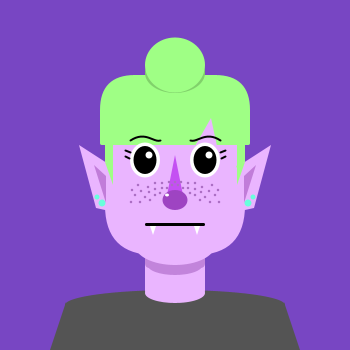
Frame 1 (no input)
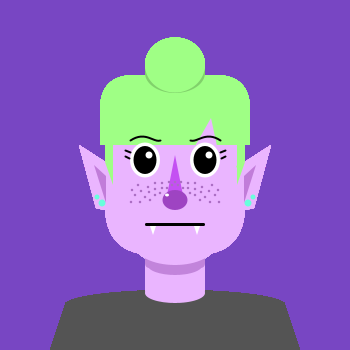
Frame 60 (the mouse pressed at the canvas centre just before this capture)
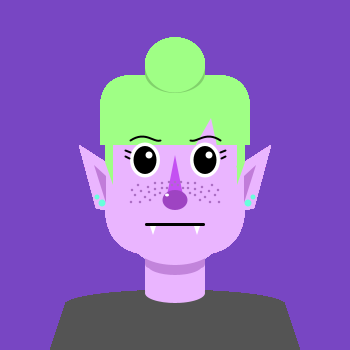
Frame 120 (the mouse held since frame 60 and released just before this capture)

The Processing sketch that drew these frames (run headless with seeded random() and noise(); from frame 60 on, the mouse is pressed at the canvas centre):

// Processing sketch: processing_139675
// ── processing_139675.pde


boolean clicked = false;
int browRightA;
int browRightB;
int browRightC;
int browRightD;
int browRightE;
int browLeftA;
int browLeftB;
int browLeftC;
int browLeftD;
int browLeftE;
int firstMouthAa;
int firstMouthAb;
int firstMouthAc;
int firstMouthBa;
int firstMouthBb;
int firstMouthBc;
int firstMouthBd;
int firstMouthBe;
int firstMouthCa;
int firstMouthCb;
int firstMouthCc;
int firstMouthDa;
int firstMouthDb;
int firstMouthDc;
int firstMouthDd;
int firstMouthDe;
int firstMouthDf;
int firstMouthEa;
int firstMouthEb;
int firstMouthEc;
int firstMouthEd;
int firstMouthEe;
int firstMouthEf;
int secondMouthAa;
int secondMouthAb;
int secondMouthAc;
int secondMouthBa;
int secondMouthBb;
int secondMouthBc;
int secondMouthBd;
int secondMouthBe;
int secondMouthBf;
int secondMouthCa;
int secondMouthCb;
int secondMouthCc;
int secondMouthCd;
int secondMouthCe;
int secondMouthCf;
int secondMouthDa;
int secondMouthDb;
int secondMouthDc;
int secondMouthDd;
int secondMouthDe;
int secondMouthDf;
int secondMouthDg;
int secondMouthDh;
int rightPupilA;
int rightPupilB;
int rightHL;
int leftPupilA;
int leftPupilB;
int leftHL;


void setup(){
  size(350,350);
  background(120,70,195);
  noStroke();
}

void keyPressed(){
    clicked = ! clicked;
}


void draw() {
  if (clicked == false) {
    browRightA = 5;
    browRightB = -50;
    browRightC = -35;
    browRightD = -35;
    browRightE = 25;
    browLeftA = -5;
    browLeftB = -50;
    browLeftC = -35;
    browLeftD = -35;
    browLeftE = 25;
    firstMouthAa = 0;
    firstMouthAb = 0;
    firstMouthAc = 0;
    firstMouthBa = -30;
    firstMouthBb = 48;
    firstMouthBc = 60;
    firstMouthBd = 3;
    firstMouthBe = 5;
    firstMouthCa = 255;
    firstMouthCb = 255;
    firstMouthCc = 255;
    firstMouthDa = -25;
    firstMouthDb = 51;
    firstMouthDc = -19;
    firstMouthDd = 51;
    firstMouthDe = -22;
    firstMouthDf = 60;
    firstMouthEa = 25;
    firstMouthEb = 51;
    firstMouthEc = 19;
    firstMouthEd = 51;
    firstMouthEe = 22;
    firstMouthEf = 60;
    secondMouthAa = 0;
    secondMouthAb = 0;
    secondMouthAc = 0;
    secondMouthBa = 0;
    secondMouthBb = 0;
    secondMouthBc = 0;
    secondMouthBd = 0;
    secondMouthBe = 0;
    secondMouthBf = 0;
    secondMouthCa = 0;
    secondMouthCb = 0;
    secondMouthCc = 0;
    secondMouthCd = 0;
    secondMouthCe = 0;
    secondMouthCf = 0;
    secondMouthDa = 0;
    secondMouthDb = 0;
    secondMouthDc = 0;
    secondMouthDd = 0;
    secondMouthDe = 0;
    secondMouthDf = 0;
    secondMouthDg = 0;
    secondMouthDh = 0;
    rightPupilA = 23;
    rightPupilB = 28;
    rightHL = 34;
    leftPupilA = 23;
    leftPupilB = 28;
    leftHL = -26;
  }
  
  if (clicked == true) {
    browRightA = 10;
    browRightB = -55;
    browRightC = -40;
    browRightD = -40;
    browRightE = 35;
    browLeftA = -5;
    browLeftB = -50;
    browLeftC = -30;
    browLeftD = -33;
    browLeftE = 25;
    firstMouthAa = 0;
    firstMouthAb = 0;
    firstMouthAc = 0;
    firstMouthBa = 0;
    firstMouthBb = 0;
    firstMouthBc = 0;
    firstMouthBd = 0;
    firstMouthBe = 0;
    firstMouthCa = 0;
    firstMouthCb = 0;
    firstMouthCc = 0;
    firstMouthDa = 0;
    firstMouthDb = 0;
    firstMouthDc = 0;
    firstMouthDd = 0;
    firstMouthDe = 0;
    firstMouthDf = 0;
    firstMouthEa = 0;
    firstMouthEb = 0;
    firstMouthEc = 0;
    firstMouthEd = 0;
    firstMouthEe = 0;
    firstMouthEf = 0;
    secondMouthAa = 255;
    secondMouthAb = 255;
    secondMouthAc = 255;
    secondMouthBa = -13;
    secondMouthBb = 55;
    secondMouthBc = -7;
    secondMouthBd = 55;
    secondMouthBe = -10;
    secondMouthBf = 64;
    secondMouthCa = 20;
    secondMouthCb = 51;
    secondMouthCc = 14;
    secondMouthCd = 51;
    secondMouthCe = 17;
    secondMouthCf = 64;
    secondMouthDa = 15;
    secondMouthDb = 2;
    secondMouthDc = -20;
    secondMouthDd = 50;
    secondMouthDe = 25;
    secondMouthDf = 47;
    secondMouthDg = 20;
    secondMouthDh = 2;
    rightPupilA = 18;
    rightPupilB = 22;
    rightHL = 32;
    leftPupilA = 18;
    leftPupilB = 22;
    leftHL = -28;
  }

  
//~~~HEAD~~~
translate(175,175);
noStroke();

//SHIRT
fill(84,84,84);
ellipse(0,130,220,30);
rect(-110,130, 220, 50, 5);
triangle(-105,175,-109,127,-125,175);
triangle(105,175,109,127,125,175);

//NECK
fill(234,181,255);
rect(-30,70, 60, 50,5);
ellipse(0,118,60,20);
fill(194,132,219);
rect(-30,70, 60, 23,5);

//ACTUAL HEAD


fill(234,181,255);
rect(-70,-50,140,130,5,5,50,50);

//SIDEBURNS
fill(159,255,133);
rect(62,-30,8,20);
rect(-70,-30,8,20);
triangle(62,-10,60,-5,70,-13);

//HAIR
fill(159,255,133);
rect(-75, -100, 150, 70, 100, 100, 2, 2);
fill(129,209,107);
ellipse(0,-102,60,40);
fill(159,255,133);
ellipse(0,-110,60,55);

//CHIN
fill(194,132,219);
ellipse(0,90,55,20);
fill(234,181,255);
ellipse(0,70, 80, 40);

//HAIR PART
fill(234,181,255);
triangle(20,-29,36,-57,42,-29);



//~~~EYES~~~

fill(255,255,255);
ellipse(30,-15,30,35);
ellipse(-30,-15,30,35);
fill(0,0,0);
ellipse(30,-15,rightPupilA,rightPupilB);
ellipse(-30,-15,leftPupilA,leftPupilB);
fill(255,255,255);
ellipse(rightHL,-20,7,7);
ellipse(leftHL,-20,7,7);

//EYELASHES
fill(0,0,0);
stroke(2);
strokeWeight(2);
line(45,-23,50,-25);
line(46,-17,50,-19);
line(-45,-23,-50,-25);
line(-46,-17,-50,-19);

//EYEBROWS
noFill();
curve(browRightA,browRightB, 15,browRightC, 45,browRightD, 105,browRightE);
curve(browLeftA,browLeftB, -15,browLeftC, -45,browLeftD, -105,browLeftE);

noStroke();


//MOUTH
fill(firstMouthAa,firstMouthAb,firstMouthAc);
rect(firstMouthBa,firstMouthBb,firstMouthBc,firstMouthBd,firstMouthBe);
fill(firstMouthCa,firstMouthCb,firstMouthCc);
triangle(firstMouthDa,firstMouthDb,firstMouthDc,firstMouthDd,firstMouthDe,firstMouthDf);
triangle(firstMouthEa,firstMouthEb,firstMouthEc,firstMouthEd,firstMouthEe,firstMouthEf);


//MOUTH 2
fill(secondMouthAa,secondMouthAb,secondMouthAc);
triangle(secondMouthBa,secondMouthBb,secondMouthBc,secondMouthBd,secondMouthBe,secondMouthBf);
triangle(secondMouthCa,secondMouthCb,secondMouthCc,secondMouthCd,secondMouthCe,secondMouthCf);

noFill();
stroke(5);
strokeWeight(3);
curve(secondMouthDa,secondMouthDb,secondMouthDc,secondMouthDd,secondMouthDe,secondMouthDf,secondMouthDg,secondMouthDh);

noStroke();





//NOSE
fill(196,80,242);

pushMatrix();
translate(0, 20);

triangle(0,-40,-10,10,10,10);

fill(158,68,194);
ellipse(0,5,25,20);

fill(255,255,255);
ellipse(-8,0,4,3);
popMatrix();



//RIGHT EAR
noStroke();
fill(234,181,255);
pushMatrix();
translate(10, -30);
quad(38, 31, 86, 0, 69, 63, 10, 76);
fill(193,124,217);
triangle(59, 31, 71, 20, 59, 58);



//EARRING RIGHT
fill(105,255,220);
ellipse(63,58,7,7);
ellipse(68,52,5,5);


popMatrix();

fill(159,255,133);
triangle(62,-10,62,10,70,-13);

//LEFT EAR
fill(234,181,255);
pushMatrix();
translate(-10, -30);
quad(-38, 31, -86, 0, -69, 63, -10, 76);
fill(193,124,217);
triangle(-59, 31, -71, 20, -59, 58);

//EARRING LEFT
fill(105,255,220);
ellipse(-63,58,7,7);
ellipse(-68,52,5,5);
popMatrix();

fill(159,255,133);
triangle(-62,-10,-62,10,-70,-13);

//FRECKLES
fill(170,109,194);
ellipse(-20,20,2.5,2.5);
ellipse(-25,25,2.5,2.5);
ellipse(-30,22,2.5,2.5);
ellipse(-35,27,2.5,2.5);
ellipse(-40,20,2.5,2.5);
ellipse(-34,16,2.5,2.5);
ellipse(-26,17,2.5,2.5);
ellipse(-20,14,2.5,2.5);
ellipse(-13,13,2.5,2.5);
ellipse(-15,18,2.5,2.5);
ellipse(-6,7,2.5,2.5);
ellipse(-8,13,2.5,2.5);
ellipse(-3,10,2.5,2.5);
ellipse(0,7,2.5,2.5);
ellipse(20,20,2.5,2.5);
ellipse(25,25,2.5,2.5);
ellipse(30,22,2.5,2.5);
ellipse(35,27,2.5,2.5);
ellipse(40,20,2.5,2.5);
ellipse(34,16,2.5,2.5);
ellipse(26,17,2.5,2.5);
ellipse(20,14,2.5,2.5);
ellipse(13,13,2.5,2.5);
ellipse(15,18,2.5,2.5);
ellipse(6,7,2.5,2.5);
ellipse(8,13,2.5,2.5);
ellipse(3,10,2.5,2.5);
ellipse(-13,8,2.5,2.5);
ellipse(-27,12,2.5,2.5);
ellipse(-20,8,2.5,2.5);
ellipse(-37,10,2.5,2.5);
ellipse(-43,15,2.5,2.5);
ellipse(13,8,2.5,2.5);
ellipse(27,12,2.5,2.5);
ellipse(20,8,2.5,2.5);
ellipse(37,10,2.5,2.5);
ellipse(43,15,2.5,2.5);
ellipse(44,27,2.5,2.5);
ellipse(-44,27,2.5,2.5);

}
